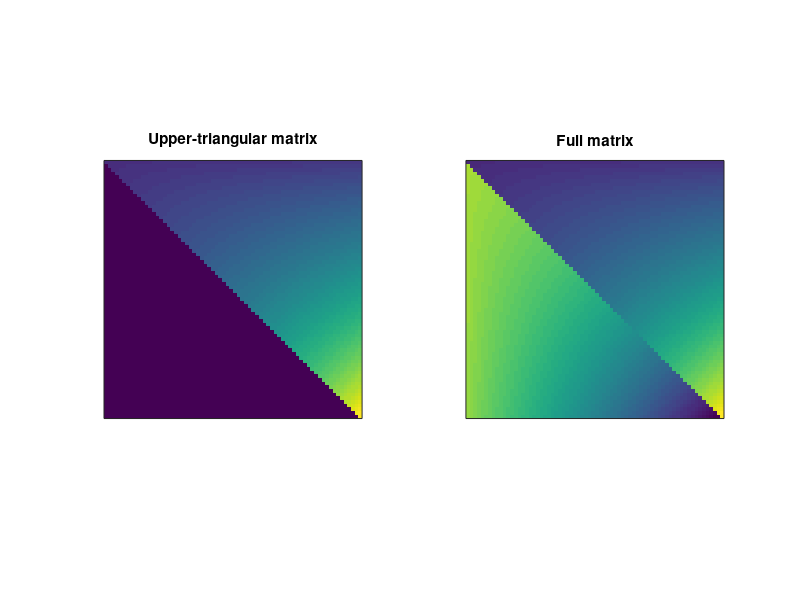

This figure's MATLAB source:
%% This script creates upper Triangular matrix

n = 70;
matrix  = zeros(n);
matrix2 = zeros(n);

%populating matrix with values

for i= 1 : n
    for j= 1 : n
        if i <= j
            pow = sqrt(i*j);
            matrix(i, j) = 1.03^pow;
        end
    end
end

maxValue = max(max(matrix));

for i = 1 : n
    for j = 1 : n
        if i > j
            pow = sqrt(i*j);
            matrix2(i, j) = maxValue - 1.03^pow;
        else
            matrix2(i, j) = matrix(i, j);
        end
    end
end

figure(1), clf

subplot(121)
imagesc(matrix)
axis square, title('Upper-triangular matrix')
set(gca,'xtick', [], 'ytick', [])

subplot(122)
imagesc(matrix2)
axis square, title('Full matrix')
set(gca,'xtick', [], 'ytick', [])



        